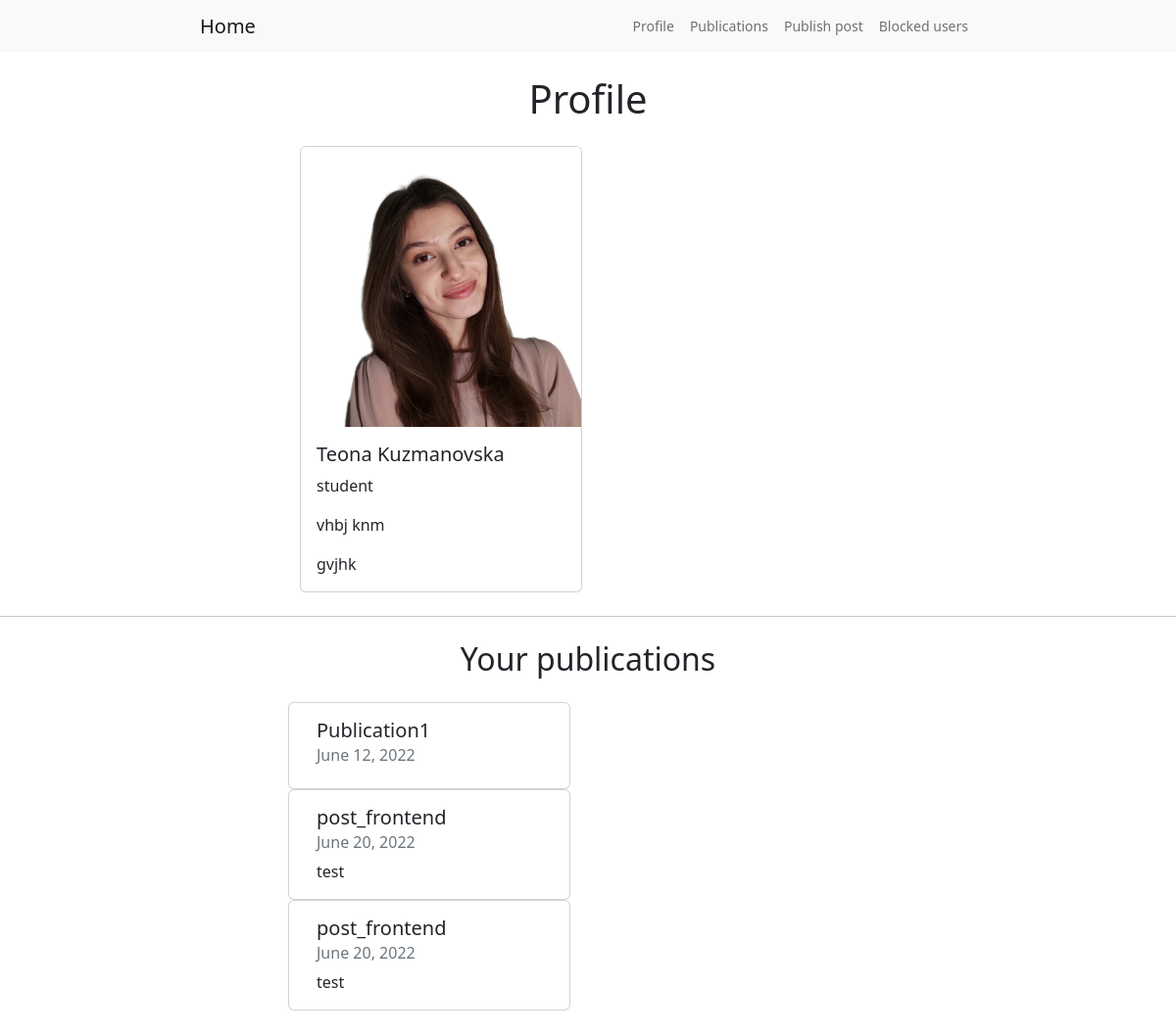
/profile/ (signed in), run on the app's committed database.
### BlogPost/models.py (models this page shows)
class UserModel(models.Model):
    user = models.ForeignKey(User, on_delete=models.CASCADE)
    name = models.CharField(max_length=50, null=True, blank=True)
    surname = models.CharField(max_length=50, null=True, blank=True)
    image = models.ImageField(upload_to="images/", null=True, blank=True)
    interests = models.TextField(null=True, blank=True)
    skills = models.TextField(null=True, blank=True)
    occupation = models.CharField(max_length=50, null=True, blank=True)

class Publication(models.Model):
    title = models.CharField(max_length=50)
    user = models.ForeignKey(User, on_delete=models.CASCADE)
    summary = models.TextField(null=True, blank=True)
    files = models.FileField(null=True, blank=True)
    creation_date = models.DateField(auto_now=True,)
    last_modified = models.DateTimeField(auto_now=True,)

### BlogPost/views.py (the view)
# urls.py: path('profile/', profile, name="profile"),
def profile(request):
    queryset1 = UserModel.objects.filter(user=request.user).all()
    queryset2 = Publication.objects.filter(user=request.user).all()
    context = {"users": queryset1, "user_publications": queryset2}
    return render(request, "profile.html", context=context)

### templates/profile.html (shortened to what this page needs)
<!DOCTYPE html>
<html lang="en">
<head>
    <link href="https://cdn.jsdelivr.net/npm/bootstrap@5.2.0-beta1/dist/css/bootstrap.min.css" rel="stylesheet"
>
</head>
<body>
<nav class="row justify-content-center small navbar navbar-expand-lg navbar-light bg-light">
    <div class="container-fluid col-8">
        <div class="navbar-header">
            <a class="navbar-brand" href="#">Home</a>
        </div>
        <ul class="nav navbar-nav d-flex">
            <li class="nav-item"><a class="nav-link" href="{% url "profile" %}">Profile</a></li>
            <li class="nav-item"><a class="nav-link" href="{% url "publications" %}">Publications</a></li>
            <li class="nav-item"><a class="nav-link" href="{% url "add_publications" %}">Publish post</a></li>
            <li class="nav-item"><a class="nav-link" href="{% url "blocked_users" %}">Blocked users</a></li>
        </ul>
    </div>
</nav>
<h1 class="row justify-content-center my-4">Profile</h1>
<div class="row justify-content-center my-4">
    <div class="col-6">
        {% for user in users %}
            <div class="card col-6" style="width: 18rem;">
              <img src="{{ MEDIA_URL }}{{ user.image.url }}" class="card-img-top" alt="...">
              <div class="card-body">
                <h5 class="card-title">{{ user.name }} {{ user.surname }}</h5>
                <p class="card-text">{{ user.occupation }}</p>
                <p class="card-text">{{ user.skills }}</p>
                <p class="card-text">{{ user.interests }}</p>
              </div>
            </div>
        {% endfor %}
    </div>
</div>
<hr class="row justify-content-center my-4">
<h2 class="row justify-content-center my-4">Your publications</h2>
<div class="row justify-content-center my-4">
<div class="col-6">
    {% for user_publication in user_publications %}
        <div class="row">
            <div class="card" style="width: 18rem;">
              <div class="card-body">
                <h5 class="card-title">{{ user_publication.title }}</h5>
                <h6 class="card-subtitle mb-2 text-muted">{{ user_publication.creation_date }}</h6>
                <p class="card-text">{{ user_publication.summary }}</p>
              </div>
            </div>
        </div>
    {% endfor %}
</div>
</div>
</body>
</html>

### data on the page
UserModel: image (picture), name "Teona", surname "Kuzmanovska", occupation "student", skills "vhbj knm", interests "gvjhk"
Publication: title "Publication1", creation_date "June 12, 2022"
Publication: title "post_frontend", creation_date "June 20, 2022", summary "test"
Publication: title "post_frontend", creation_date "June 20, 2022", summary "test"
